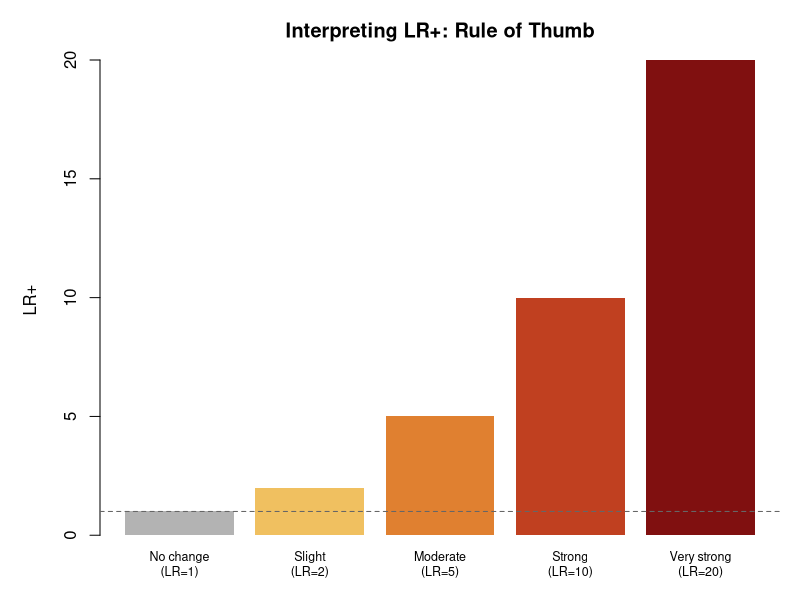
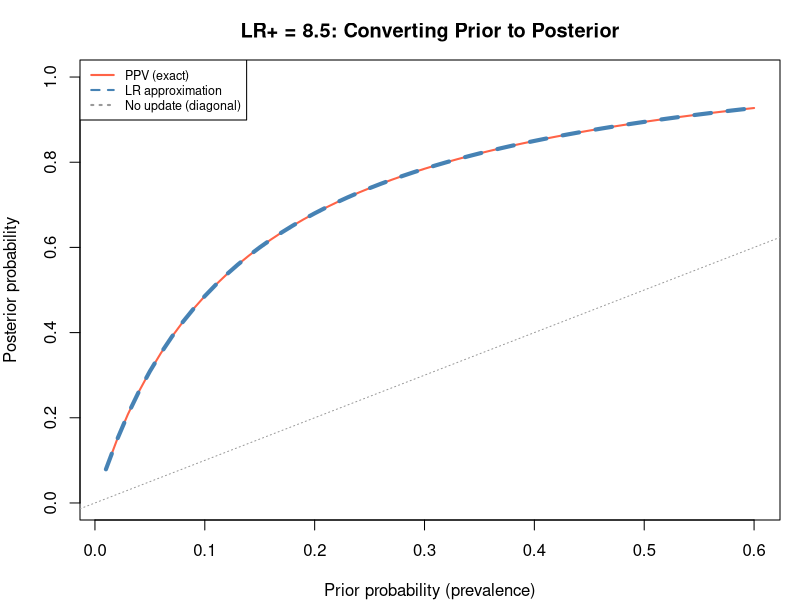
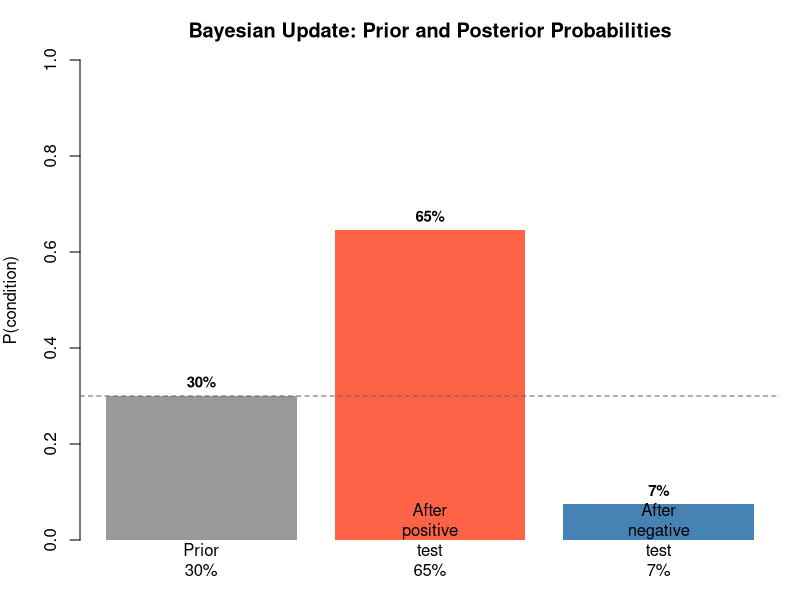

The R source for these figures, in order:
## ---- chunk 1
#| echo: FALSE
#| fig.width: 6.5
#| fig.height: 3.5
#| fig.dpi: 100

lrp <- c(1, 2, 5, 10, 20)
labs <- c("No change\n(LR=1)", "Slight\n(LR=2)", "Moderate\n(LR=5)",
          "Strong\n(LR=10)", "Very strong\n(LR=20)")
cols <- c("gray70", "#f0c060", "#e08030", "#c04020", "#801010")

par(mar = c(3, 5, 3, 1))
barplot(lrp, names.arg = labs, col = cols, border = NA,
        horiz = FALSE, ylab = "LR+",
        main = "Interpreting LR+: Rule of Thumb",
        cex.names = 0.75)
abline(h = 1, lty = 2, col = "gray40")
## ---- chunk 2
#| echo: FALSE
#| fig.width: 6.5
#| fig.height: 3.8
#| fig.dpi: 100

se <- 0.85; sp <- 0.90
lrp_val <- se / (1 - sp)

prev  <- seq(0.01, 0.60, by = 0.01)
ppv_v <- (se * prev) / (se * prev + (1 - sp) * (1 - prev))

# Posterior odds = LR * prior odds
prior_odds <- prev / (1 - prev)
post_odds  <- lrp_val * prior_odds
post_prob  <- post_odds / (1 + post_odds)

par(mar = c(4, 4, 3, 1))
plot(prev, ppv_v, type = "l", lwd = 2, col = "tomato",
     xlab = "Prior probability (prevalence)",
     ylab = "Posterior probability",
     main = sprintf("LR+ = %.1f: Converting Prior to Posterior", lrp_val),
     ylim = c(0, 1))
lines(prev, post_prob, lwd = 4, lty = 2, col = "steelblue")
abline(0, 1, lty = 3, col = "gray60")
legend("topleft", legend = c("PPV (exact)", "LR approximation", "No update (diagonal)"),
       col = c("tomato", "steelblue", "gray60"),
       lty = c(1, 2, 3), lwd = 2, cex = 0.75)
## ---- chunk 3
#| echo: FALSE
#| fig.width: 6.5
#| fig.height: 4
#| fig.dpi: 100

prior <- 0.30
se    <- 0.85
sp    <- 0.80
lrp   <- se / (1 - sp)
lrn   <- (1 - se) / sp

# Positive and negative update
prior_o   <- prior / (1 - prior)
post_o_p  <- prior_o * lrp
post_o_n  <- prior_o * lrn
post_p    <- post_o_p / (1 + post_o_p)
post_n    <- post_o_n / (1 + post_o_n)

probs <- c(prior, post_p, post_n)
labs  <- c(sprintf("Prior\n%.0f%%", prior*100),
           sprintf("After\npositive\ntest\n%.0f%%", post_p*100),
           sprintf("After\nnegative\ntest\n%.0f%%", post_n*100))
cols  <- c("gray60", "tomato", "steelblue")

par(mar = c(3, 4, 3, 1))
bp <- barplot(probs, names.arg = labs, col = cols, border = NA,
              ylim = c(0, 1), ylab = "P(condition)",
              main = "Bayesian Update: Prior and Posterior Probabilities")
abline(h = prior, lty = 2, col = "gray40")
text(bp, probs + 0.03, sprintf("%.0f%%", probs * 100), cex = 0.9, font = 2)
